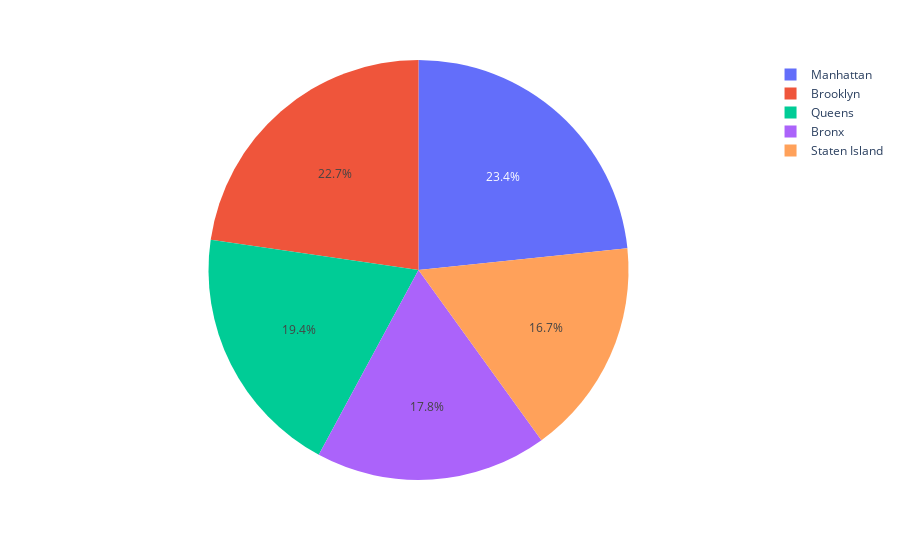

The code cell stored with this chart in its notebook:
### Code cell
#27
df3 = df2.groupby('neighbourhood_group').mean().reset_index()
fig = px.pie(df3, values='diff', names='neighbourhood_group')
fig.show()

### Figure 1 — Plotly figure (JSON) as saved in the notebook; plotly's stock layout.template omitted (floating-point values rounded to 4 significant figures)
{"data": [{"domain": {"x": [0, 1], "y": [0, 1]}, "hovertemplate": "neighbourhood_group=%{label}<br>diff=%{value}<extra></extra>", "labels": ["Bronx", "Brooklyn", "Manhattan", "Queens", "Staten Island"], "legendgroup": "", "name": "", "showlegend": true, "type": "pie", "values": [561.6, 715.0, 735.6, 611.7, 525.6]}], "layout": {"legend": {"tracegroupgap": 0}, "margin": {"t": 60}}}
